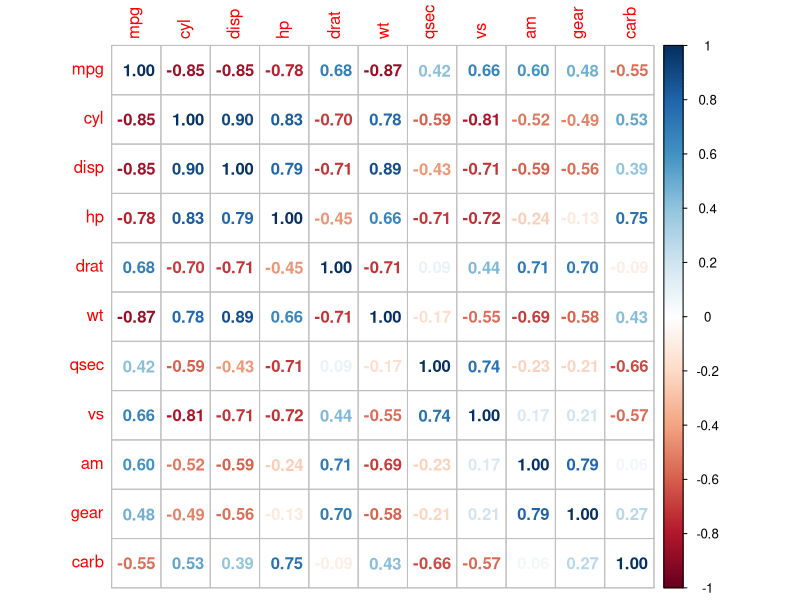
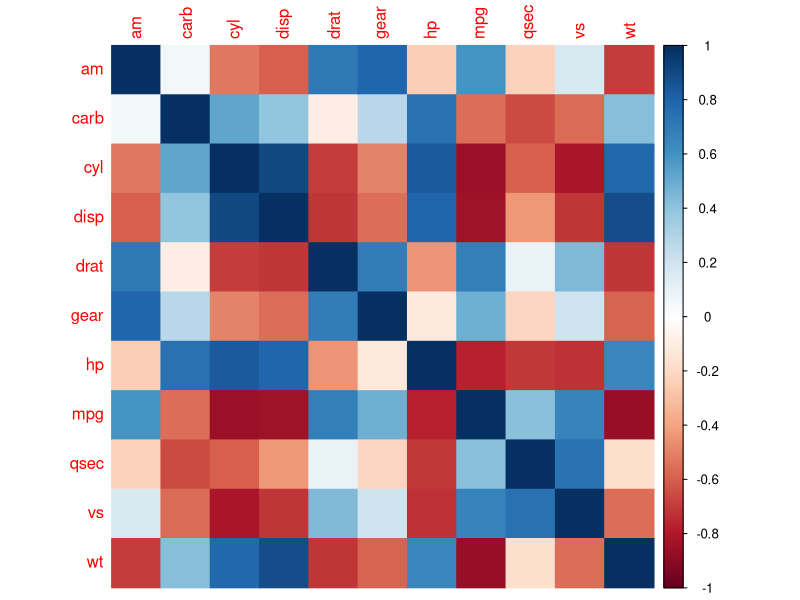
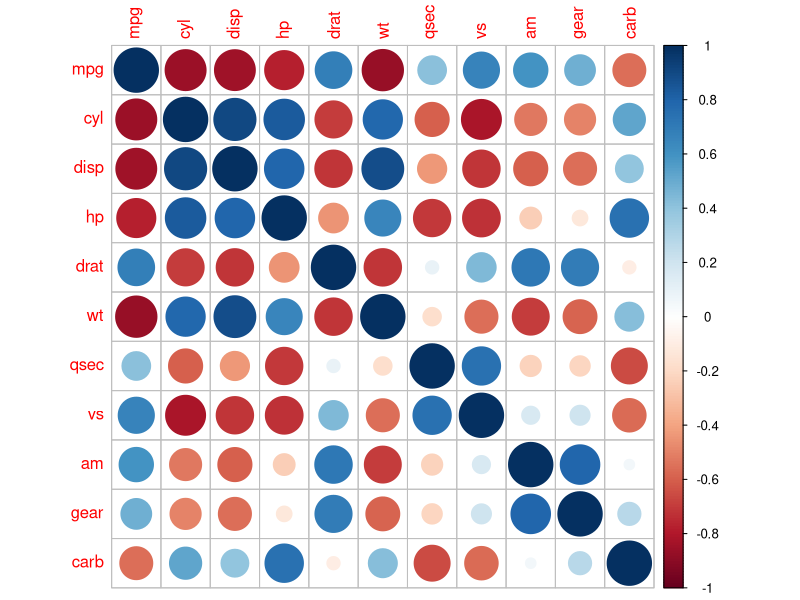
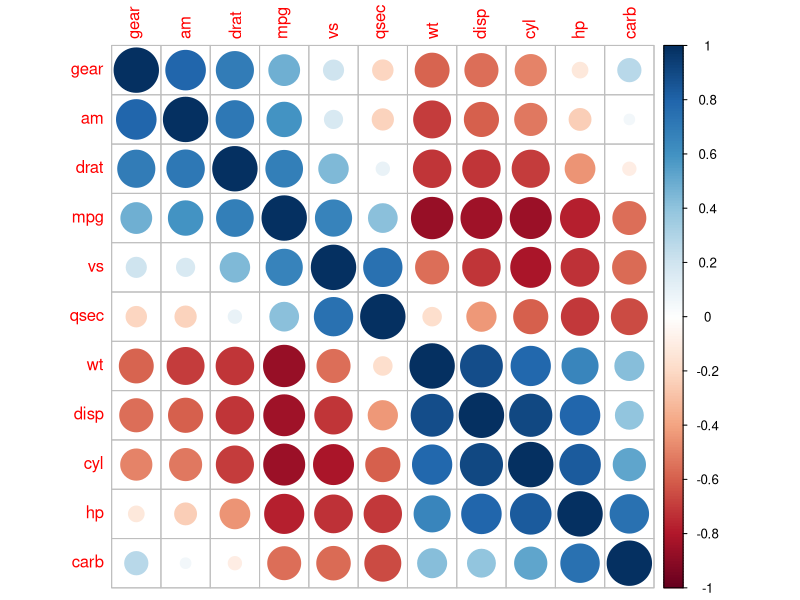
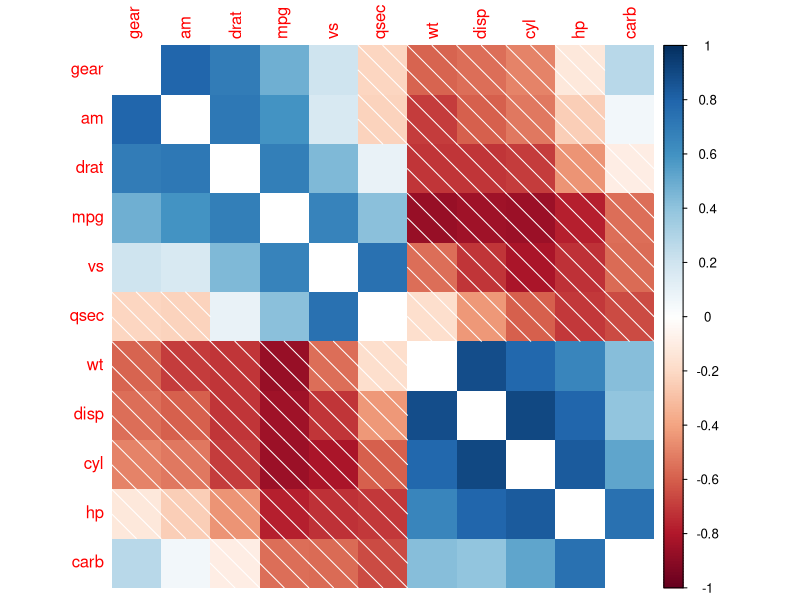
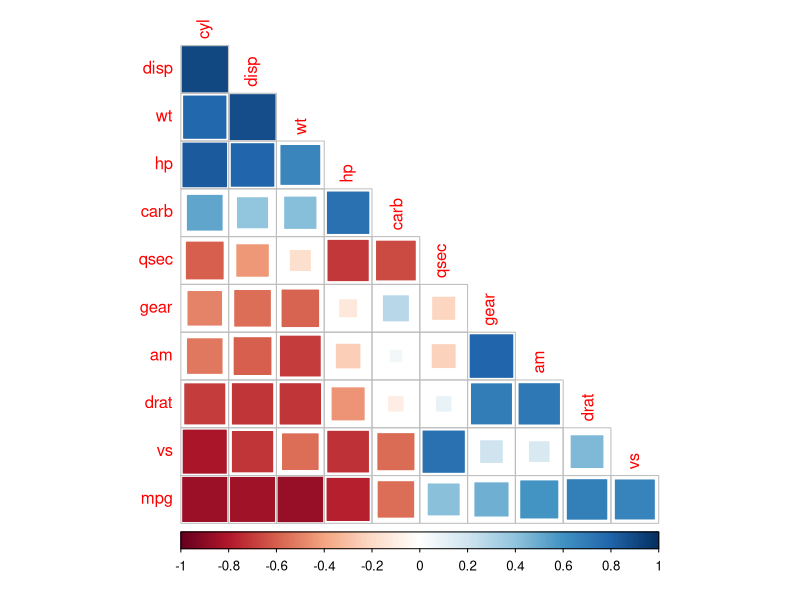
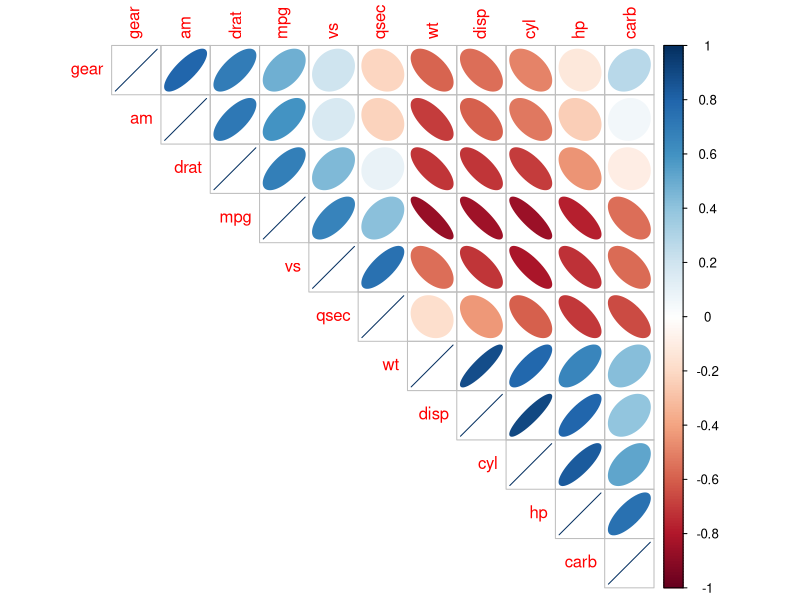
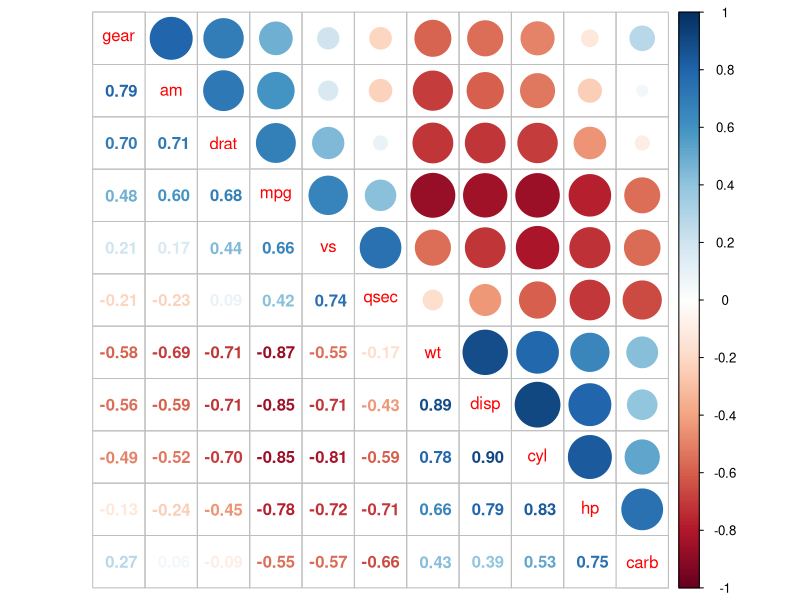

These charts were generated, in order, by the following R code:
## ---- chunk 1
library(corrplot)
## ---- chunk 2
M = cor(mtcars)
corrplot(M, method = 'number') # colorful number
## ---- chunk 3
corrplot(M, method = 'color', order = 'alphabet')
## ---- chunk 4
corrplot(M) # by default, method = 'circle'
## ---- chunk 5
corrplot(M, order = 'AOE') # after 'AOE' reorder
## ---- chunk 6
corrplot(M, method = 'shade', order = 'AOE', diag = FALSE)
## ---- chunk 7
corrplot(M, method = 'square', order = 'FPC', type = 'lower', diag = FALSE)
## ---- chunk 8
corrplot(M, method = 'ellipse', order = 'AOE', type = 'upper')
## ---- chunk 9
corrplot.mixed(M, order = 'AOE')
## ---- chunk 10
corrplot.mixed(M, lower = 'shade', upper = 'pie', order = 'hclust')
## ---- chunk 11
corrplot(M, order = 'hclust', addrect = 2)
## ---- chunk 12
corrplot(M, method = 'square', diag = FALSE, order = 'hclust',
         addrect = 3, rect.col = 'blue', rect.lwd = 3, tl.pos = 'd')
